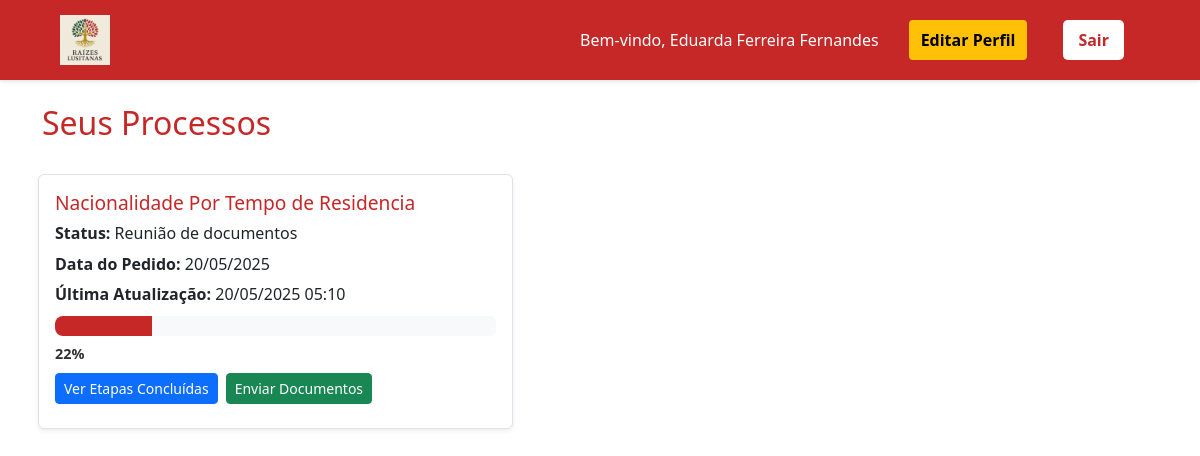
The page /dashboard.php (signed in) on the database its author committed.
### tables this page shows
CREATE TABLE `processos` (
  `ProcId` int(11) NOT NULL,
  `UsuId` int(11) NOT NULL,
  `Tipo` varchar(100) DEFAULT NULL,
  `Status` varchar(50) DEFAULT NULL,
  `DataPedido` date DEFAULT NULL,
  `UltimaAtualizacao` datetime DEFAULT NULL,
  `Observacoes` text DEFAULT NULL,
  `Porcentagem` int(11) DEFAULT 0,
  `EtapaAtual` int(11) DEFAULT 1
);

### dashboard.php (the view, shortened to what this page needs)
<?php
require_once("scripts/conectaBanco.php");
$usuarioNome = $_SESSION['usuario_nome'];
?>
<!DOCTYPE html>
<html lang="pt">
<head>
  <link rel="stylesheet" href="styles/dashboard.css">
  <link href="https://cdn.jsdelivr.net/npm/bootstrap@5.3.6/dist/css/bootstrap.min.css" rel="stylesheet">
  </head>
<body>
  <header class="topo">
    <div class="container-header">
      <img src="img/logo.png" alt="Raízes Lusitanas" class="logo">
      <nav>
        <span class="boas-vindas">Bem-vindo, <?php echo htmlspecialchars($usuarioNome); ?></span>
        <a href="editar_perfil.php" class="btn-editar">Editar Perfil</a>
        <a href="scripts/logOff.php" class="btn-sair">Sair</a>
      </nav>
    </div>
  </header>
  <main class="conteudo container py-4">
  <h1 class="titulo mb-4">Seus Processos</h1>
  <section class="processos row">
    <?php
    $usuarioId = $_SESSION['usuario_id'];
    $sql = "SELECT * FROM processos WHERE UsuId = ?";
    $stmt = $conexao->prepare($sql);
    $stmt->bind_param("i", $usuarioId);
    $stmt->execute();
    $resultado = $stmt->get_result();
    if ($resultado->num_rows > 0) {
      while ($proc = $resultado->fetch_assoc()) {
        $procId = $proc['ProcId'];
        $tipo = $proc['Tipo'];
        $porcentagem = intval($proc['Porcentagem'] ?? 0);
        echo "<div class='card-processo col-md-5 m-2 p-3 border rounded shadow-sm'>";
        echo "<h2>" . htmlspecialchars($tipo) . "</h2>";
        echo "<p><strong>Status:</strong> " . htmlspecialchars($proc['Status']) . "</p>";
        echo "<p><strong>Data do Pedido:</strong> " . date("d/m/Y", strtotime($proc['DataPedido'])) . "</p>";
        echo "<p><strong>Última Atualização:</strong> " . date("d/m/Y H:i", strtotime($proc['UltimaAtualizacao'])) . "</p>";
        echo "<div class='barra-progresso bg-light rounded' style='height: 20px; overflow: hidden;'>";
        echo "  <div class='barra-preenchida' style='width: {$porcentagem}%; height: 100%;'></div>";
        echo "</div>";
        echo "<span class='texto-porcentagem'>{$porcentagem}%</span>";
        echo "<br><button type='button' class='btn btn-primary btn-sm my-2' data-bs-toggle='modal' data-bs-target='#modalEtapas{$procId}'>Ver Etapas Concluídas</button>";
        echo "<a href='enviar_documentos.php?proc_id={$procId}' class='btn btn-success btn-sm ms-2'>Enviar Documentos</a>";
        echo "</div>";
      }
    } else {
      echo "<p class='sem-processos'>Você ainda não possui processos registrados.</p>";
    }
    ?>
  </section>
</main>
</body>
</html>

### styles/dashboard.css (style rules this page uses)
body { font-family: 'Montserrat', sans-serif; margin: 0; background-color: #f6f4f1; color: #333; }
.topo { background-color: #c62828; padding: 15px 0; box-shadow: 0 2px 4px rgba(0, 0, 0, 0.1); }
.container-header { width: 90%; max-width: 1200px; margin: 0 auto; display: flex; justify-content: space-between; align-items: center; }
.logo { height: 50px; }
nav { display: flex; align-items: center; gap: 20px; }
.boas-vindas { color: #fff; font-weight: 500; }
.btn-sair { background-color: #fff; color: #c62828; padding: 8px 15px; text-decoration: none; border-radius: 5px; font-weight: bold; transition: background-color 0.3s; margin: 0 1rem; }
.conteudo { padding: 30px 5%; max-width: 1200px; margin: 0 auto; }
.titulo { font-size: 2em; color: #c62828; margin-bottom: 20px; }
.processos { display: grid; grid-template-columns: repeat(auto-fit, minmax(280px, 1fr)); gap: 20px; }
.card-processo { background-color: #fff; border-left: 5px solid #c62828; border-radius: 8px; padding: 20px; box-shadow: 0 2px 8px rgba(0, 0, 0, 0.05); transition: transform 0.2s; }
.card-processo h2 { color: #c62828; margin-top: 0; font-size: 1.2em; }
.card-processo p { margin: 8px 0; line-height: 1.4; }
.barra-progresso { width: 100%; height: 16px; background-color: #ddd; border-radius: 8px; overflow: hidden; margin: 10px 0 5px 0; }
.barra-preenchida { height: 100%; background-color: #c62828 !important; border-radius: 8px 0 0 8px; transition: width 0.5s ease; }
.texto-porcentagem { font-weight: 600; font-size: 0.9rem; color: #333; }
.btn-editar { background-color: #ffc107; color: #000; padding: 8px 12px; border-radius: 4px; text-decoration: none; margin-left: 10px; font-weight: 600; }

### rows shown on the page
processos: Tipo "Nacionalidade Por Tempo de Residencia", Status "Reunião de documentos", DataPedido "20/05/2025", UltimaAtualizacao "20/05/2025 05:10", Porcentagem "22"

### other values the page prints
$usuarioNome "Eduarda Ferreira Fernandes"
